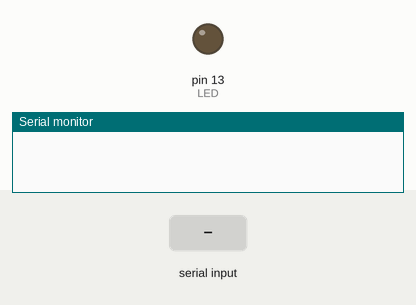
Recording of a sketch running on a simulated Arduino Uno, built with avr-gcc and run on an emulated ATmega328P. On the bench: output pins drawn as LEDs (lit = HIGH), the last lines printed to the serial monitor. The test bench sets the inputs (shaded band).

Above: at 1.2 s.
1.3 s: "led1 on\n" received over Serial
At 2.5 s:
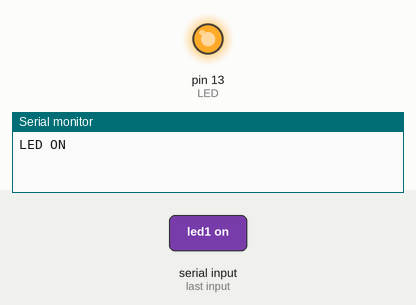
2.8 s: "led1 off\n" received over Serial
At 3.6 s:
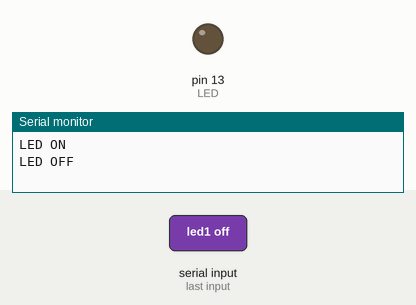
Timing chart, 0 to 5.8 s (numbered marks = the images above; inputs shaded):
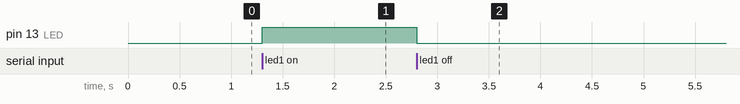

The sketch:

UART_LED1.ino
```cpp
int LED = 13;
void setup() {
    Serial.begin(115200); // Инициализация UART с baud rate 115200
    pinMode(LED, OUTPUT); // Настройка встроенного светодиода на вывод
}

void loop() {
    if (Serial.available() > 0) { // Если есть данные для чтения
        String command = Serial.readStringUntil('\n'); // Считываем строку до символа '\n'

        if (command.equals("led1 on")) {
            digitalWrite(LED, HIGH); // Включаем светодиод
            Serial.println("LED ON"); // Отправляем подтверждение обратно по UART
        } else if (command.equals("led1 off")) {
            digitalWrite(LED, LOW); // Выключаем светодиод
            Serial.println("LED OFF"); // Отправляем подтверждение обратно по UART
        } else {
            Serial.println("Unknown command"); // Отправляем сообщение об ошибке, если команда не распознана
        }
    }
}
```

Measured:
- after the input at 1.3 s, pin 13 (LED): LOW → HIGH at once
- after the input at 2.8 s, pin 13 (LED): HIGH → LOW at once
